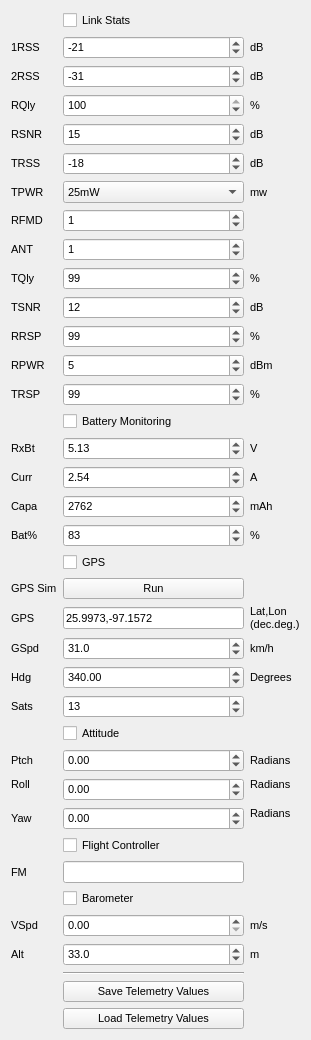
<?xml version="1.0" encoding="UTF-8"?>
<ui version="4.0">
 <class>TelemetryProviderCrossfire</class>
 <widget class="QWidget" name="TelemetryProviderCrossfire">
  <property name="geometry">
   <rect>
    <x>0</x>
    <y>0</y>
    <width>311</width>
    <height>1026</height>
   </rect>
  </property>
  <property name="sizePolicy">
   <sizepolicy hsizetype="Preferred" vsizetype="Preferred">
    <horstretch>0</horstretch>
    <verstretch>0</verstretch>
   </sizepolicy>
  </property>
  <property name="windowTitle">
   <string>Form</string>
  </property>
  <layout class="QGridLayout" name="gridLayout">
   <item row="24" column="1">
    <widget class="QSpinBox" name="input_sats">
     <property name="sizePolicy">
      <sizepolicy hsizetype="Preferred" vsizetype="Fixed">
       <horstretch>0</horstretch>
       <verstretch>0</verstretch>
      </sizepolicy>
     </property>
     <property name="font">
      <font>
       <pointsize>8</pointsize>
      </font>
     </property>
     <property name="value">
      <number>13</number>
     </property>
    </widget>
   </item>
   <item row="34" column="1">
    <widget class="QDoubleSpinBox" name="input_alt">
     <property name="sizePolicy">
      <sizepolicy hsizetype="Preferred" vsizetype="Fixed">
       <horstretch>0</horstretch>
       <verstretch>0</verstretch>
      </sizepolicy>
     </property>
     <property name="font">
      <font>
       <pointsize>8</pointsize>
      </font>
     </property>
     <property name="decimals">
      <number>1</number>
     </property>
     <property name="minimum">
      <double>-1000.000000000000000</double>
     </property>
     <property name="maximum">
      <double>32768.000000000000000</double>
     </property>
     <property name="value">
      <double>33.000000000000000</double>
     </property>
    </widget>
   </item>
   <item row="2" column="0">
    <widget class="QLabel" name="label_2rss">
     <property name="sizePolicy">
      <sizepolicy hsizetype="Fixed" vsizetype="Preferred">
       <horstretch>0</horstretch>
       <verstretch>0</verstretch>
      </sizepolicy>
     </property>
     <property name="font">
      <font>
       <pointsize>8</pointsize>
      </font>
     </property>
     <property name="text">
      <string>2RSS</string>
     </property>
    </widget>
   </item>
   <item row="9" column="0">
    <widget class="QLabel" name="label_tqly">
     <property name="sizePolicy">
      <sizepolicy hsizetype="Fixed" vsizetype="Preferred">
       <horstretch>0</horstretch>
       <verstretch>0</verstretch>
      </sizepolicy>
     </property>
     <property name="font">
      <font>
       <pointsize>8</pointsize>
      </font>
     </property>
     <property name="text">
      <string>TQly</string>
     </property>
    </widget>
   </item>
   <item row="24" column="0">
    <widget class="QLabel" name="label_sats">
     <property name="font">
      <font>
       <pointsize>8</pointsize>
      </font>
     </property>
     <property name="text">
      <string>Sats</string>
     </property>
    </widget>
   </item>
   <item row="33" column="1">
    <widget class="QDoubleSpinBox" name="input_vspd">
     <property name="font">
      <font>
       <pointsize>8</pointsize>
      </font>
     </property>
    </widget>
   </item>
   <item row="12" column="0">
    <widget class="QLabel" name="label_rpwr">
     <property name="sizePolicy">
      <sizepolicy hsizetype="Fixed" vsizetype="Preferred">
       <horstretch>0</horstretch>
       <verstretch>0</verstretch>
      </sizepolicy>
     </property>
     <property name="font">
      <font>
       <pointsize>8</pointsize>
      </font>
     </property>
     <property name="text">
      <string>RPWR</string>
     </property>
    </widget>
   </item>
   <item row="15" column="0">
    <widget class="QLabel" name="label_rxbt">
     <property name="sizePolicy">
      <sizepolicy hsizetype="Fixed" vsizetype="Preferred">
       <horstretch>0</horstretch>
       <verstretch>0</verstretch>
      </sizepolicy>
     </property>
     <property name="font">
      <font>
       <pointsize>8</pointsize>
      </font>
     </property>
     <property name="text">
      <string>RxBt</string>
     </property>
    </widget>
   </item>
   <item row="4" column="2">
    <widget class="QLabel" name="label_rsnr_unit">
     <property name="sizePolicy">
      <sizepolicy hsizetype="Fixed" vsizetype="Fixed">
       <horstretch>0</horstretch>
       <verstretch>0</verstretch>
      </sizepolicy>
     </property>
     <property name="font">
      <font>
       <pointsize>8</pointsize>
      </font>
     </property>
     <property name="text">
      <string>dB</string>
     </property>
    </widget>
   </item>
   <item row="21" column="0">
    <widget class="QLabel" name="label_gps">
     <property name="sizePolicy">
      <sizepolicy hsizetype="Fixed" vsizetype="Preferred">
       <horstretch>0</horstretch>
       <verstretch>0</verstretch>
      </sizepolicy>
     </property>
     <property name="font">
      <font>
       <pointsize>8</pointsize>
      </font>
     </property>
     <property name="text">
      <string>GPS</string>
     </property>
    </widget>
   </item>
   <item row="12" column="2">
    <widget class="QLabel" name="label_rpwr_unit">
     <property name="sizePolicy">
      <sizepolicy hsizetype="Fixed" vsizetype="Fixed">
       <horstretch>0</horstretch>
       <verstretch>0</verstretch>
      </sizepolicy>
     </property>
     <property name="font">
      <font>
       <pointsize>8</pointsize>
      </font>
     </property>
     <property name="text">
      <string>dBm</string>
     </property>
    </widget>
   </item>
   <item row="34" column="2">
    <widget class="QLabel" name="label_alt_unit">
     <property name="sizePolicy">
      <sizepolicy hsizetype="Fixed" vsizetype="Preferred">
       <horstretch>0</horstretch>
       <verstretch>0</verstretch>
      </sizepolicy>
     </property>
     <property name="font">
      <font>
       <pointsize>8</pointsize>
      </font>
     </property>
     <property name="text">
      <string>m</string>
     </property>
    </widget>
   </item>
   <item row="8" column="0">
    <widget class="QLabel" name="label_ant">
     <property name="sizePolicy">
      <sizepolicy hsizetype="Fixed" vsizetype="Preferred">
       <horstretch>0</horstretch>
       <verstretch>0</verstretch>
      </sizepolicy>
     </property>
     <property name="font">
      <font>
       <pointsize>8</pointsize>
      </font>
     </property>
     <property name="text">
      <string>ANT</string>
     </property>
    </widget>
   </item>
   <item row="22" column="2">
    <widget class="QLabel" name="label_gspd_unit">
     <property name="sizePolicy">
      <sizepolicy hsizetype="Fixed" vsizetype="Preferred">
       <horstretch>0</horstretch>
       <verstretch>0</verstretch>
      </sizepolicy>
     </property>
     <property name="font">
      <font>
       <pointsize>8</pointsize>
      </font>
     </property>
     <property name="text">
      <string>km/h</string>
     </property>
    </widget>
   </item>
   <item row="33" column="0">
    <widget class="QLabel" name="label_vspd">
     <property name="sizePolicy">
      <sizepolicy hsizetype="Fixed" vsizetype="Preferred">
       <horstretch>0</horstretch>
       <verstretch>0</verstretch>
      </sizepolicy>
     </property>
     <property name="font">
      <font>
       <pointsize>8</pointsize>
      </font>
     </property>
     <property name="text">
      <string>VSpd</string>
     </property>
    </widget>
   </item>
   <item row="23" column="0">
    <widget class="QLabel" name="label_hdg">
     <property name="sizePolicy">
      <sizepolicy hsizetype="Fixed" vsizetype="Preferred">
       <horstretch>0</horstretch>
       <verstretch>0</verstretch>
      </sizepolicy>
     </property>
     <property name="font">
      <font>
       <pointsize>8</pointsize>
      </font>
     </property>
     <property name="text">
      <string>Hdg</string>
     </property>
    </widget>
   </item>
   <item row="38" column="1">
    <spacer name="verticalSpacer">
     <property name="orientation">
      <enum>Qt::Vertical</enum>
     </property>
     <property name="sizeHint" stdset="0">
      <size>
       <width>20</width>
       <height>40</height>
      </size>
     </property>
    </spacer>
   </item>
   <item row="4" column="0">
    <widget class="QLabel" name="label_rsnr">
     <property name="sizePolicy">
      <sizepolicy hsizetype="Fixed" vsizetype="Preferred">
       <horstretch>0</horstretch>
       <verstretch>0</verstretch>
      </sizepolicy>
     </property>
     <property name="font">
      <font>
       <pointsize>8</pointsize>
      </font>
     </property>
     <property name="text">
      <string>RSNR</string>
     </property>
    </widget>
   </item>
   <item row="10" column="2">
    <widget class="QLabel" name="label_tsnr_unit">
     <property name="sizePolicy">
      <sizepolicy hsizetype="Fixed" vsizetype="Fixed">
       <horstretch>0</horstretch>
       <verstretch>0</verstretch>
      </sizepolicy>
     </property>
     <property name="font">
      <font>
       <pointsize>8</pointsize>
      </font>
     </property>
     <property name="text">
      <string>dB</string>
     </property>
    </widget>
   </item>
   <item row="9" column="2">
    <widget class="QLabel" name="label_tqly_unit">
     <property name="sizePolicy">
      <sizepolicy hsizetype="Fixed" vsizetype="Preferred">
       <horstretch>0</horstretch>
       <verstretch>0</verstretch>
      </sizepolicy>
     </property>
     <property name="font">
      <font>
       <pointsize>8</pointsize>
      </font>
     </property>
     <property name="text">
      <string>%</string>
     </property>
    </widget>
   </item>
   <item row="5" column="1">
    <widget class="QSpinBox" name="input_trss">
     <property name="sizePolicy">
      <sizepolicy hsizetype="Preferred" vsizetype="Fixed">
       <horstretch>0</horstretch>
       <verstretch>0</verstretch>
      </sizepolicy>
     </property>
     <property name="font">
      <font>
       <pointsize>8</pointsize>
      </font>
     </property>
     <property name="minimum">
      <number>-120</number>
     </property>
     <property name="maximum">
      <number>0</number>
     </property>
     <property name="value">
      <number>-18</number>
     </property>
    </widget>
   </item>
   <item row="3" column="2">
    <widget class="QLabel" name="label_rqly_unit">
     <property name="sizePolicy">
      <sizepolicy hsizetype="Fixed" vsizetype="Fixed">
       <horstretch>0</horstretch>
       <verstretch>0</verstretch>
      </sizepolicy>
     </property>
     <property name="font">
      <font>
       <pointsize>8</pointsize>
      </font>
     </property>
     <property name="text">
      <string>%</string>
     </property>
    </widget>
   </item>
   <item row="23" column="2">
    <widget class="QLabel" name="label_hdg_unit">
     <property name="font">
      <font>
       <pointsize>8</pointsize>
      </font>
     </property>
     <property name="text">
      <string>Degrees</string>
     </property>
    </widget>
   </item>
   <item row="2" column="1">
    <widget class="QSpinBox" name="input_2rss">
     <property name="sizePolicy">
      <sizepolicy hsizetype="Preferred" vsizetype="Fixed">
       <horstretch>0</horstretch>
       <verstretch>0</verstretch>
      </sizepolicy>
     </property>
     <property name="font">
      <font>
       <pointsize>8</pointsize>
      </font>
     </property>
     <property name="minimum">
      <number>-120</number>
     </property>
     <property name="maximum">
      <number>0</number>
     </property>
     <property name="value">
      <number>-31</number>
     </property>
    </widget>
   </item>
   <item row="17" column="0">
    <widget class="QLabel" name="label_capa">
     <property name="sizePolicy">
      <sizepolicy hsizetype="Fixed" vsizetype="Preferred">
       <horstretch>0</horstretch>
       <verstretch>0</verstretch>
      </sizepolicy>
     </property>
     <property name="font">
      <font>
       <pointsize>8</pointsize>
      </font>
     </property>
     <property name="text">
      <string>Capa</string>
     </property>
    </widget>
   </item>
   <item row="8" column="1">
    <widget class="QSpinBox" name="input_ant">
     <property name="sizePolicy">
      <sizepolicy hsizetype="Preferred" vsizetype="Fixed">
       <horstretch>0</horstretch>
       <verstretch>0</verstretch>
      </sizepolicy>
     </property>
     <property name="font">
      <font>
       <pointsize>8</pointsize>
      </font>
     </property>
     <property name="value">
      <number>1</number>
     </property>
    </widget>
   </item>
   <item row="6" column="1">
    <widget class="QComboBox" name="input_tpwr">
     <property name="font">
      <font>
       <pointsize>8</pointsize>
      </font>
     </property>
     <property name="currentIndex">
      <number>2</number>
     </property>
     <item>
      <property name="text">
       <string>0mW</string>
      </property>
     </item>
     <item>
      <property name="text">
       <string>10mW</string>
      </property>
     </item>
     <item>
      <property name="text">
       <string>25mW</string>
      </property>
     </item>
     <item>
      <property name="text">
       <string>50mW</string>
      </property>
     </item>
     <item>
      <property name="text">
       <string>100mW</string>
      </property>
     </item>
     <item>
      <property name="text">
       <string>250mW</string>
      </property>
     </item>
     <item>
      <property name="text">
       <string>500mW</string>
      </property>
     </item>
     <item>
      <property name="text">
       <string>1000mW</string>
      </property>
     </item>
     <item>
      <property name="text">
       <string>2000mW</string>
      </property>
     </item>
    </widget>
   </item>
   <item row="29" column="1">
    <widget class="QDoubleSpinBox" name="input_yaw">
     <property name="font">
      <font>
       <pointsize>8</pointsize>
      </font>
     </property>
     <property name="minimum">
      <double>-4.000000000000000</double>
     </property>
     <property name="maximum">
      <double>4.000000000000000</double>
     </property>
     <property name="singleStep">
      <double>0.100000000000000</double>
     </property>
    </widget>
   </item>
   <item row="18" column="0">
    <widget class="QLabel" name="label_batpercent">
     <property name="sizePolicy">
      <sizepolicy hsizetype="Fixed" vsizetype="Preferred">
       <horstretch>0</horstretch>
       <verstretch>0</verstretch>
      </sizepolicy>
     </property>
     <property name="font">
      <font>
       <pointsize>8</pointsize>
      </font>
     </property>
     <property name="text">
      <string>Bat%</string>
     </property>
    </widget>
   </item>
   <item row="1" column="2">
    <widget class="QLabel" name="label_1rss_unit">
     <property name="sizePolicy">
      <sizepolicy hsizetype="Fixed" vsizetype="Fixed">
       <horstretch>0</horstretch>
       <verstretch>0</verstretch>
      </sizepolicy>
     </property>
     <property name="font">
      <font>
       <pointsize>8</pointsize>
      </font>
     </property>
     <property name="text">
      <string>dB</string>
     </property>
    </widget>
   </item>
   <item row="36" column="1">
    <widget class="QPushButton" name="button_saveTelemetryValues">
     <property name="font">
      <font>
       <pointsize>8</pointsize>
      </font>
     </property>
     <property name="text">
      <string>Save Telemetry Values</string>
     </property>
    </widget>
   </item>
   <item row="33" column="2">
    <widget class="QLabel" name="label_vspd_unit">
     <property name="sizePolicy">
      <sizepolicy hsizetype="Fixed" vsizetype="Preferred">
       <horstretch>0</horstretch>
       <verstretch>0</verstretch>
      </sizepolicy>
     </property>
     <property name="font">
      <font>
       <pointsize>8</pointsize>
      </font>
     </property>
     <property name="text">
      <string>m/s</string>
     </property>
    </widget>
   </item>
   <item row="21" column="2">
    <widget class="QLabel" name="label_gps_unit">
     <property name="sizePolicy">
      <sizepolicy hsizetype="Fixed" vsizetype="Fixed">
       <horstretch>0</horstretch>
       <verstretch>0</verstretch>
      </sizepolicy>
     </property>
     <property name="font">
      <font>
       <pointsize>8</pointsize>
      </font>
     </property>
     <property name="text">
      <string>Lat,Lon
(dec.deg.)</string>
     </property>
     <property name="wordWrap">
      <bool>false</bool>
     </property>
    </widget>
   </item>
   <item row="22" column="1">
    <widget class="QDoubleSpinBox" name="input_gspd">
     <property name="font">
      <font>
       <pointsize>8</pointsize>
      </font>
     </property>
     <property name="decimals">
      <number>1</number>
     </property>
     <property name="maximum">
      <double>1200.000000000000000</double>
     </property>
     <property name="value">
      <double>31.000000000000000</double>
     </property>
    </widget>
   </item>
   <item row="22" column="0">
    <widget class="QLabel" name="label_gspd">
     <property name="sizePolicy">
      <sizepolicy hsizetype="Fixed" vsizetype="Preferred">
       <horstretch>0</horstretch>
       <verstretch>0</verstretch>
      </sizepolicy>
     </property>
     <property name="font">
      <font>
       <pointsize>8</pointsize>
      </font>
     </property>
     <property name="text">
      <string>GSpd</string>
     </property>
    </widget>
   </item>
   <item row="23" column="1">
    <widget class="QDoubleSpinBox" name="input_hdg">
     <property name="font">
      <font>
       <pointsize>8</pointsize>
      </font>
     </property>
     <property name="maximum">
      <double>360.000000000000000</double>
     </property>
     <property name="value">
      <double>340.000000000000000</double>
     </property>
    </widget>
   </item>
   <item row="3" column="1">
    <widget class="QSpinBox" name="input_rqly">
     <property name="sizePolicy">
      <sizepolicy hsizetype="Preferred" vsizetype="Fixed">
       <horstretch>0</horstretch>
       <verstretch>0</verstretch>
      </sizepolicy>
     </property>
     <property name="font">
      <font>
       <pointsize>8</pointsize>
      </font>
     </property>
     <property name="maximum">
      <number>100</number>
     </property>
     <property name="value">
      <number>100</number>
     </property>
    </widget>
   </item>
   <item row="29" column="0">
    <widget class="QLabel" name="label_yaw">
     <property name="font">
      <font>
       <pointsize>8</pointsize>
      </font>
     </property>
     <property name="text">
      <string>Yaw</string>
     </property>
    </widget>
   </item>
   <item row="31" column="0">
    <widget class="QLabel" name="label_fm">
     <property name="sizePolicy">
      <sizepolicy hsizetype="Fixed" vsizetype="Preferred">
       <horstretch>0</horstretch>
       <verstretch>0</verstretch>
      </sizepolicy>
     </property>
     <property name="font">
      <font>
       <pointsize>8</pointsize>
      </font>
     </property>
     <property name="text">
      <string>FM</string>
     </property>
    </widget>
   </item>
   <item row="15" column="1">
    <widget class="QDoubleSpinBox" name="input_rxbt">
     <property name="sizePolicy">
      <sizepolicy hsizetype="Preferred" vsizetype="Fixed">
       <horstretch>0</horstretch>
       <verstretch>0</verstretch>
      </sizepolicy>
     </property>
     <property name="font">
      <font>
       <pointsize>8</pointsize>
      </font>
     </property>
     <property name="value">
      <double>5.130000000000000</double>
     </property>
    </widget>
   </item>
   <item row="15" column="2">
    <widget class="QLabel" name="label_rxbt_unit">
     <property name="sizePolicy">
      <sizepolicy hsizetype="Fixed" vsizetype="Preferred">
       <horstretch>0</horstretch>
       <verstretch>0</verstretch>
      </sizepolicy>
     </property>
     <property name="font">
      <font>
       <pointsize>8</pointsize>
      </font>
     </property>
     <property name="text">
      <string>V</string>
     </property>
    </widget>
   </item>
   <item row="6" column="0">
    <widget class="QLabel" name="label_tpwr">
     <property name="sizePolicy">
      <sizepolicy hsizetype="Fixed" vsizetype="Preferred">
       <horstretch>0</horstretch>
       <verstretch>0</verstretch>
      </sizepolicy>
     </property>
     <property name="font">
      <font>
       <pointsize>8</pointsize>
      </font>
     </property>
     <property name="text">
      <string>TPWR</string>
     </property>
    </widget>
   </item>
   <item row="31" column="1">
    <widget class="QLineEdit" name="input_fm">
     <property name="font">
      <font>
       <pointsize>8</pointsize>
      </font>
     </property>
     <property name="maxLength">
      <number>13</number>
     </property>
    </widget>
   </item>
   <item row="26" column="1">
    <widget class="QDoubleSpinBox" name="input_ptch">
     <property name="font">
      <font>
       <pointsize>8</pointsize>
      </font>
     </property>
     <property name="minimum">
      <double>-4.000000000000000</double>
     </property>
     <property name="maximum">
      <double>4.000000000000000</double>
     </property>
     <property name="singleStep">
      <double>0.100000000000000</double>
     </property>
    </widget>
   </item>
   <item row="28" column="2" rowspan="2">
    <widget class="QLabel" name="label_yaw_unit">
     <property name="sizePolicy">
      <sizepolicy hsizetype="Fixed" vsizetype="Preferred">
       <horstretch>0</horstretch>
       <verstretch>0</verstretch>
      </sizepolicy>
     </property>
     <property name="font">
      <font>
       <pointsize>8</pointsize>
      </font>
     </property>
     <property name="text">
      <string>Radians</string>
     </property>
    </widget>
   </item>
   <item row="4" column="1">
    <widget class="QSpinBox" name="input_rsnr">
     <property name="sizePolicy">
      <sizepolicy hsizetype="Preferred" vsizetype="Fixed">
       <horstretch>0</horstretch>
       <verstretch>0</verstretch>
      </sizepolicy>
     </property>
     <property name="font">
      <font>
       <pointsize>8</pointsize>
      </font>
     </property>
     <property name="maximum">
      <number>120</number>
     </property>
     <property name="value">
      <number>15</number>
     </property>
    </widget>
   </item>
   <item row="5" column="0">
    <widget class="QLabel" name="label_trss">
     <property name="sizePolicy">
      <sizepolicy hsizetype="Fixed" vsizetype="Preferred">
       <horstretch>0</horstretch>
       <verstretch>0</verstretch>
      </sizepolicy>
     </property>
     <property name="font">
      <font>
       <pointsize>8</pointsize>
      </font>
     </property>
     <property name="text">
      <string>TRSS</string>
     </property>
    </widget>
   </item>
   <item row="10" column="0">
    <widget class="QLabel" name="label_tsnr">
     <property name="sizePolicy">
      <sizepolicy hsizetype="Fixed" vsizetype="Preferred">
       <horstretch>0</horstretch>
       <verstretch>0</verstretch>
      </sizepolicy>
     </property>
     <property name="font">
      <font>
       <pointsize>8</pointsize>
      </font>
     </property>
     <property name="text">
      <string>TSNR</string>
     </property>
    </widget>
   </item>
   <item row="13" column="1">
    <widget class="QSpinBox" name="input_trsp">
     <property name="sizePolicy">
      <sizepolicy hsizetype="Preferred" vsizetype="Fixed">
       <horstretch>0</horstretch>
       <verstretch>0</verstretch>
      </sizepolicy>
     </property>
     <property name="font">
      <font>
       <pointsize>8</pointsize>
      </font>
     </property>
     <property name="maximum">
      <number>100</number>
     </property>
     <property name="value">
      <number>99</number>
     </property>
    </widget>
   </item>
   <item row="5" column="2">
    <widget class="QLabel" name="label_trss_unit">
     <property name="sizePolicy">
      <sizepolicy hsizetype="Fixed" vsizetype="Preferred">
       <horstretch>0</horstretch>
       <verstretch>0</verstretch>
      </sizepolicy>
     </property>
     <property name="font">
      <font>
       <pointsize>8</pointsize>
      </font>
     </property>
     <property name="text">
      <string>dB</string>
     </property>
    </widget>
   </item>
   <item row="18" column="1">
    <widget class="QSpinBox" name="input_batpercent">
     <property name="sizePolicy">
      <sizepolicy hsizetype="Preferred" vsizetype="Fixed">
       <horstretch>0</horstretch>
       <verstretch>0</verstretch>
      </sizepolicy>
     </property>
     <property name="font">
      <font>
       <pointsize>8</pointsize>
      </font>
     </property>
     <property name="maximum">
      <number>100</number>
     </property>
     <property name="value">
      <number>83</number>
     </property>
    </widget>
   </item>
   <item row="16" column="1">
    <widget class="QDoubleSpinBox" name="input_curr">
     <property name="sizePolicy">
      <sizepolicy hsizetype="Preferred" vsizetype="Fixed">
       <horstretch>0</horstretch>
       <verstretch>0</verstretch>
      </sizepolicy>
     </property>
     <property name="font">
      <font>
       <pointsize>8</pointsize>
      </font>
     </property>
     <property name="value">
      <double>2.540000000000000</double>
     </property>
    </widget>
   </item>
   <item row="7" column="0">
    <widget class="QLabel" name="label_rfmd">
     <property name="sizePolicy">
      <sizepolicy hsizetype="Fixed" vsizetype="Preferred">
       <horstretch>0</horstretch>
       <verstretch>0</verstretch>
      </sizepolicy>
     </property>
     <property name="font">
      <font>
       <pointsize>8</pointsize>
      </font>
     </property>
     <property name="text">
      <string>RFMD</string>
     </property>
    </widget>
   </item>
   <item row="18" column="2">
    <widget class="QLabel" name="label_batpercent_unit">
     <property name="sizePolicy">
      <sizepolicy hsizetype="Fixed" vsizetype="Fixed">
       <horstretch>0</horstretch>
       <verstretch>0</verstretch>
      </sizepolicy>
     </property>
     <property name="font">
      <font>
       <pointsize>8</pointsize>
      </font>
     </property>
     <property name="text">
      <string>%</string>
     </property>
    </widget>
   </item>
   <item row="11" column="2">
    <widget class="QLabel" name="label_rrsp_unit">
     <property name="sizePolicy">
      <sizepolicy hsizetype="Fixed" vsizetype="Fixed">
       <horstretch>0</horstretch>
       <verstretch>0</verstretch>
      </sizepolicy>
     </property>
     <property name="font">
      <font>
       <pointsize>8</pointsize>
      </font>
     </property>
     <property name="text">
      <string>%</string>
     </property>
    </widget>
   </item>
   <item row="0" column="1">
    <widget class="QCheckBox" name="enabled_linkstats">
     <property name="font">
      <font>
       <pointsize>8</pointsize>
      </font>
     </property>
     <property name="text">
      <string>Link Stats</string>
     </property>
    </widget>
   </item>
   <item row="14" column="1">
    <widget class="QCheckBox" name="enabled_battery">
     <property name="font">
      <font>
       <pointsize>8</pointsize>
      </font>
     </property>
     <property name="text">
      <string>Battery Monitoring</string>
     </property>
    </widget>
   </item>
   <item row="26" column="0">
    <widget class="QLabel" name="label_ptch">
     <property name="sizePolicy">
      <sizepolicy hsizetype="Fixed" vsizetype="Preferred">
       <horstretch>0</horstretch>
       <verstretch>0</verstretch>
      </sizepolicy>
     </property>
     <property name="font">
      <font>
       <pointsize>8</pointsize>
      </font>
     </property>
     <property name="text">
      <string>Ptch</string>
     </property>
    </widget>
   </item>
   <item row="3" column="0">
    <widget class="QLabel" name="label_rqly">
     <property name="sizePolicy">
      <sizepolicy hsizetype="Fixed" vsizetype="Preferred">
       <horstretch>0</horstretch>
       <verstretch>0</verstretch>
      </sizepolicy>
     </property>
     <property name="font">
      <font>
       <pointsize>8</pointsize>
      </font>
     </property>
     <property name="text">
      <string>RQly</string>
     </property>
    </widget>
   </item>
   <item row="17" column="2">
    <widget class="QLabel" name="label_capa_unit">
     <property name="sizePolicy">
      <sizepolicy hsizetype="Fixed" vsizetype="Preferred">
       <horstretch>0</horstretch>
       <verstretch>0</verstretch>
      </sizepolicy>
     </property>
     <property name="font">
      <font>
       <pointsize>8</pointsize>
      </font>
     </property>
     <property name="text">
      <string>mAh</string>
     </property>
    </widget>
   </item>
   <item row="25" column="1">
    <widget class="QCheckBox" name="enabled_attitude">
     <property name="font">
      <font>
       <pointsize>8</pointsize>
      </font>
     </property>
     <property name="text">
      <string>Attitude</string>
     </property>
    </widget>
   </item>
   <item row="1" column="1">
    <widget class="QSpinBox" name="input_1rss">
     <property name="sizePolicy">
      <sizepolicy hsizetype="Preferred" vsizetype="Fixed">
       <horstretch>1</horstretch>
       <verstretch>0</verstretch>
      </sizepolicy>
     </property>
     <property name="font">
      <font>
       <pointsize>8</pointsize>
      </font>
     </property>
     <property name="minimum">
      <number>-120</number>
     </property>
     <property name="maximum">
      <number>0</number>
     </property>
     <property name="value">
      <number>-21</number>
     </property>
    </widget>
   </item>
   <item row="7" column="1">
    <widget class="QSpinBox" name="input_rfmd">
     <property name="sizePolicy">
      <sizepolicy hsizetype="Preferred" vsizetype="Fixed">
       <horstretch>0</horstretch>
       <verstretch>0</verstretch>
      </sizepolicy>
     </property>
     <property name="font">
      <font>
       <pointsize>8</pointsize>
      </font>
     </property>
     <property name="value">
      <number>1</number>
     </property>
    </widget>
   </item>
   <item row="27" column="1" rowspan="2">
    <widget class="QDoubleSpinBox" name="input_roll">
     <property name="font">
      <font>
       <pointsize>8</pointsize>
      </font>
     </property>
     <property name="minimum">
      <double>-4.000000000000000</double>
     </property>
     <property name="maximum">
      <double>4.000000000000000</double>
     </property>
     <property name="singleStep">
      <double>0.100000000000000</double>
     </property>
    </widget>
   </item>
   <item row="1" column="0">
    <widget class="QLabel" name="label_1rss">
     <property name="sizePolicy">
      <sizepolicy hsizetype="Fixed" vsizetype="Preferred">
       <horstretch>0</horstretch>
       <verstretch>0</verstretch>
      </sizepolicy>
     </property>
     <property name="font">
      <font>
       <pointsize>8</pointsize>
      </font>
     </property>
     <property name="text">
      <string>1RSS</string>
     </property>
    </widget>
   </item>
   <item row="19" column="1">
    <widget class="QCheckBox" name="enabled_gps">
     <property name="font">
      <font>
       <pointsize>8</pointsize>
      </font>
     </property>
     <property name="text">
      <string>GPS</string>
     </property>
    </widget>
   </item>
   <item row="16" column="0">
    <widget class="QLabel" name="label_curr">
     <property name="sizePolicy">
      <sizepolicy hsizetype="Fixed" vsizetype="Preferred">
       <horstretch>0</horstretch>
       <verstretch>0</verstretch>
      </sizepolicy>
     </property>
     <property name="font">
      <font>
       <pointsize>8</pointsize>
      </font>
     </property>
     <property name="text">
      <string>Curr</string>
     </property>
    </widget>
   </item>
   <item row="13" column="0">
    <widget class="QLabel" name="label_trsp">
     <property name="sizePolicy">
      <sizepolicy hsizetype="Fixed" vsizetype="Preferred">
       <horstretch>0</horstretch>
       <verstretch>0</verstretch>
      </sizepolicy>
     </property>
     <property name="font">
      <font>
       <pointsize>8</pointsize>
      </font>
     </property>
     <property name="text">
      <string>TRSP</string>
     </property>
    </widget>
   </item>
   <item row="27" column="0">
    <widget class="QLabel" name="label_roll">
     <property name="sizePolicy">
      <sizepolicy hsizetype="Fixed" vsizetype="Preferred">
       <horstretch>0</horstretch>
       <verstretch>0</verstretch>
      </sizepolicy>
     </property>
     <property name="font">
      <font>
       <pointsize>8</pointsize>
      </font>
     </property>
     <property name="text">
      <string>Roll</string>
     </property>
    </widget>
   </item>
   <item row="2" column="2">
    <widget class="QLabel" name="label_2rss_unit">
     <property name="sizePolicy">
      <sizepolicy hsizetype="Fixed" vsizetype="Fixed">
       <horstretch>0</horstretch>
       <verstretch>0</verstretch>
      </sizepolicy>
     </property>
     <property name="font">
      <font>
       <pointsize>8</pointsize>
      </font>
     </property>
     <property name="text">
      <string>dB</string>
     </property>
    </widget>
   </item>
   <item row="37" column="1">
    <widget class="QPushButton" name="button_loadTelemetryValues">
     <property name="font">
      <font>
       <pointsize>8</pointsize>
      </font>
     </property>
     <property name="text">
      <string>Load Telemetry Values</string>
     </property>
    </widget>
   </item>
   <item row="35" column="1">
    <widget class="Line" name="line">
     <property name="orientation">
      <enum>Qt::Horizontal</enum>
     </property>
    </widget>
   </item>
   <item row="26" column="2">
    <widget class="QLabel" name="label_ptch_unit">
     <property name="sizePolicy">
      <sizepolicy hsizetype="Fixed" vsizetype="Preferred">
       <horstretch>0</horstretch>
       <verstretch>0</verstretch>
      </sizepolicy>
     </property>
     <property name="font">
      <font>
       <pointsize>8</pointsize>
      </font>
     </property>
     <property name="text">
      <string>Radians</string>
     </property>
    </widget>
   </item>
   <item row="9" column="1">
    <widget class="QSpinBox" name="input_tqly">
     <property name="sizePolicy">
      <sizepolicy hsizetype="Preferred" vsizetype="Fixed">
       <horstretch>0</horstretch>
       <verstretch>0</verstretch>
      </sizepolicy>
     </property>
     <property name="font">
      <font>
       <pointsize>8</pointsize>
      </font>
     </property>
     <property name="maximum">
      <number>100</number>
     </property>
     <property name="value">
      <number>99</number>
     </property>
    </widget>
   </item>
   <item row="32" column="1">
    <widget class="QCheckBox" name="enabled_barometer">
     <property name="font">
      <font>
       <pointsize>8</pointsize>
      </font>
     </property>
     <property name="text">
      <string>Barometer</string>
     </property>
    </widget>
   </item>
   <item row="10" column="1">
    <widget class="QSpinBox" name="input_tsnr">
     <property name="sizePolicy">
      <sizepolicy hsizetype="Preferred" vsizetype="Fixed">
       <horstretch>0</horstretch>
       <verstretch>0</verstretch>
      </sizepolicy>
     </property>
     <property name="font">
      <font>
       <pointsize>8</pointsize>
      </font>
     </property>
     <property name="maximum">
      <number>120</number>
     </property>
     <property name="value">
      <number>12</number>
     </property>
    </widget>
   </item>
   <item row="6" column="2">
    <widget class="QLabel" name="label_tpwr_unit">
     <property name="sizePolicy">
      <sizepolicy hsizetype="Fixed" vsizetype="Preferred">
       <horstretch>0</horstretch>
       <verstretch>0</verstretch>
      </sizepolicy>
     </property>
     <property name="font">
      <font>
       <pointsize>8</pointsize>
      </font>
     </property>
     <property name="text">
      <string>mw</string>
     </property>
    </widget>
   </item>
   <item row="34" column="0">
    <widget class="QLabel" name="label_alt">
     <property name="sizePolicy">
      <sizepolicy hsizetype="Fixed" vsizetype="Preferred">
       <horstretch>0</horstretch>
       <verstretch>0</verstretch>
      </sizepolicy>
     </property>
     <property name="font">
      <font>
       <pointsize>8</pointsize>
      </font>
     </property>
     <property name="text">
      <string>Alt</string>
     </property>
    </widget>
   </item>
   <item row="16" column="2">
    <widget class="QLabel" name="label_curr_unit">
     <property name="sizePolicy">
      <sizepolicy hsizetype="Fixed" vsizetype="Preferred">
       <horstretch>0</horstretch>
       <verstretch>0</verstretch>
      </sizepolicy>
     </property>
     <property name="font">
      <font>
       <pointsize>8</pointsize>
      </font>
     </property>
     <property name="text">
      <string>A</string>
     </property>
    </widget>
   </item>
   <item row="13" column="2">
    <widget class="QLabel" name="label_trsp_unit">
     <property name="sizePolicy">
      <sizepolicy hsizetype="Fixed" vsizetype="Fixed">
       <horstretch>0</horstretch>
       <verstretch>0</verstretch>
      </sizepolicy>
     </property>
     <property name="font">
      <font>
       <pointsize>8</pointsize>
      </font>
     </property>
     <property name="text">
      <string>%</string>
     </property>
    </widget>
   </item>
   <item row="27" column="2">
    <widget class="QLabel" name="label_roll_unit">
     <property name="sizePolicy">
      <sizepolicy hsizetype="Fixed" vsizetype="Preferred">
       <horstretch>0</horstretch>
       <verstretch>0</verstretch>
      </sizepolicy>
     </property>
     <property name="font">
      <font>
       <pointsize>8</pointsize>
      </font>
     </property>
     <property name="text">
      <string>Radians</string>
     </property>
    </widget>
   </item>
   <item row="12" column="1">
    <widget class="QSpinBox" name="input_rpwr">
     <property name="sizePolicy">
      <sizepolicy hsizetype="Preferred" vsizetype="Fixed">
       <horstretch>0</horstretch>
       <verstretch>0</verstretch>
      </sizepolicy>
     </property>
     <property name="font">
      <font>
       <pointsize>8</pointsize>
      </font>
     </property>
     <property name="maximum">
      <number>100</number>
     </property>
     <property name="value">
      <number>5</number>
     </property>
    </widget>
   </item>
   <item row="11" column="1">
    <widget class="QSpinBox" name="input_rrsp">
     <property name="sizePolicy">
      <sizepolicy hsizetype="Preferred" vsizetype="Fixed">
       <horstretch>0</horstretch>
       <verstretch>0</verstretch>
      </sizepolicy>
     </property>
     <property name="font">
      <font>
       <pointsize>8</pointsize>
      </font>
     </property>
     <property name="maximum">
      <number>100</number>
     </property>
     <property name="value">
      <number>99</number>
     </property>
    </widget>
   </item>
   <item row="11" column="0">
    <widget class="QLabel" name="label_rrsp">
     <property name="sizePolicy">
      <sizepolicy hsizetype="Fixed" vsizetype="Preferred">
       <horstretch>0</horstretch>
       <verstretch>0</verstretch>
      </sizepolicy>
     </property>
     <property name="font">
      <font>
       <pointsize>8</pointsize>
      </font>
     </property>
     <property name="text">
      <string>RRSP</string>
     </property>
    </widget>
   </item>
   <item row="30" column="1">
    <widget class="QCheckBox" name="enabled_flightcontroller">
     <property name="font">
      <font>
       <pointsize>8</pointsize>
      </font>
     </property>
     <property name="text">
      <string>Flight Controller</string>
     </property>
    </widget>
   </item>
   <item row="20" column="0">
    <widget class="QLabel" name="label_gps_sim">
     <property name="font">
      <font>
       <pointsize>8</pointsize>
      </font>
     </property>
     <property name="text">
      <string>GPS Sim</string>
     </property>
    </widget>
   </item>
   <item row="17" column="1">
    <widget class="QSpinBox" name="input_capa">
     <property name="sizePolicy">
      <sizepolicy hsizetype="Preferred" vsizetype="Fixed">
       <horstretch>0</horstretch>
       <verstretch>0</verstretch>
      </sizepolicy>
     </property>
     <property name="font">
      <font>
       <pointsize>8</pointsize>
      </font>
     </property>
     <property name="maximum">
      <number>10000</number>
     </property>
     <property name="value">
      <number>2762</number>
     </property>
    </widget>
   </item>
   <item row="20" column="1">
    <widget class="QPushButton" name="button_gpsRunStop">
     <property name="font">
      <font>
       <pointsize>8</pointsize>
      </font>
     </property>
     <property name="text">
      <string>Run</string>
     </property>
    </widget>
   </item>
   <item row="21" column="1">
    <widget class="QLineEdit" name="input_gps">
     <property name="font">
      <font>
       <pointsize>8</pointsize>
      </font>
     </property>
     <property name="text">
      <string>25.9973,-97.1572</string>
     </property>
    </widget>
   </item>
  </layout>
 </widget>
 <resources/>
 <connections/>
</ui>
